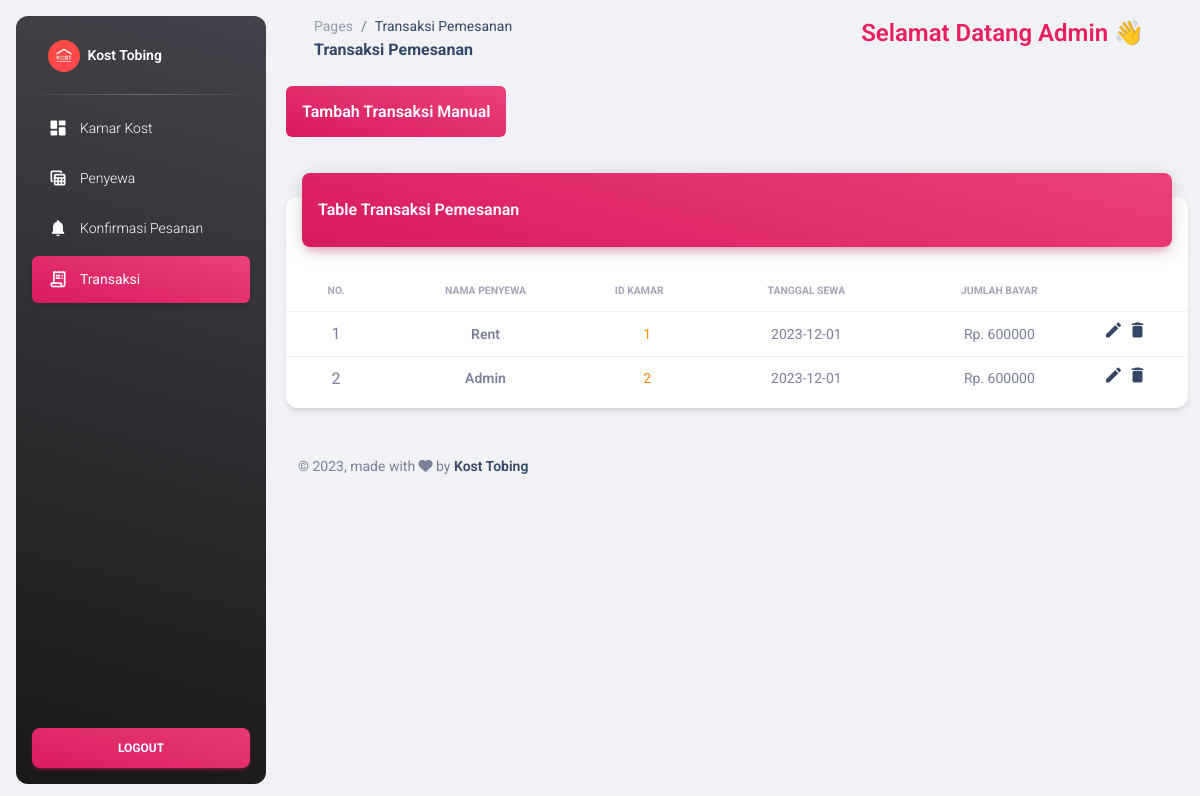
The app's page /admin/pages/transaksi.php (signed in) with its own data.
### tables this page shows
CREATE TABLE `transaksi` (
  `id_transaksi` int(11) NOT NULL,
  `id_penyewa` varchar(15) DEFAULT NULL,
  `id_kamar` int(11) DEFAULT NULL,
  `tanggal_pembayaran` date DEFAULT NULL,
  `jumlah_bayar` int(11) DEFAULT NULL
);

CREATE TABLE `penyewa` (
  `nik` varchar(15) NOT NULL,
  `nama` varchar(255) DEFAULT NULL,
  `alamat` varchar(255) DEFAULT NULL,
  `no_hp` varchar(20) DEFAULT NULL,
  `kode_sewa` varchar(20) DEFAULT NULL
);

### admin/pages/transaksi.php (the view, shortened to what this page needs)
<?php
require "functions/functions.php";
$query = "SELECT * FROM transaksi, penyewa WHERE transaksi.id_penyewa = penyewa.nik";
$hasil = $conn->query($query);
?>
<!DOCTYPE html>
<html lang="en">
<head>
    <link href="../assets/css/nucleo-icons.css" rel="stylesheet" />
    <link href="../assets/css/nucleo-svg.css" rel="stylesheet" />
    <link id="pagestyle" href="../assets/css/material-dashboard.css?v=3.1.0" rel="stylesheet" />
</head>
<body class="g-sidenav-show  bg-gray-200">
    <aside class="sidenav navbar navbar-vertical navbar-expand-xs border-0 border-radius-xl my-3 fixed-start ms-3   bg-gradient-dark" id="sidenav-main">
        <div class="sidenav-header">
            <a class="navbar-brand m-0" href=" https://demos.creative-tim.com/material-dashboard/pages/dashboard " target="_blank">
                <img src="../assets/img/logo-kost.jpg" class="navbar-brand-img h-100 rounded-circle" alt="main_logo">
                <span class="ms-1 font-weight-bold text-white">Kost Tobing</span>
            </a>
        </div>
        <hr class="horizontal light mt-0 mb-2">
        <div class="collapse navbar-collapse  w-auto " id="sidenav-collapse-main">
            <ul class="navbar-nav">
                <li class="nav-item">
                    <a class="nav-link text-white" href="kamar.php">
                        <div class="text-white text-center me-2 d-flex align-items-center justify-content-center">
                            <i class="material-icons opacity-10">dashboard</i>
                        </div>
                        <span class="nav-link-text ms-1">Kamar Kost</span>
                    </a>
                </li>
                <li class="nav-item">
                    <a class="nav-link text-white" href="penyewa.php">
                        <div class="text-white text-center me-2 d-flex align-items-center justify-content-center">
                            <i class="material-icons opacity-10">table_view</i>
                        </div>
                        <span class="nav-link-text ms-1">Penyewa</span>
                    </a>
                </li>
                <li class="nav-item">
                    <a class="nav-link text-white " href="konfirmasi.php">
                        <div class="text-white text-center me-2 d-flex align-items-center justify-content-center">
                            <i class="material-icons opacity-10">notifications</i>
                        </div>
                        <span class="nav-link-text ms-1">Konfirmasi Pesanan</span>
                    </a>
                </li>
                <li class="nav-item">
                    <a class="nav-link text-white active bg-gradient-primary" href="transaksi.php">
                        <div class="text-white text-center me-2 d-flex align-items-center justify-content-center">
                            <i class="material-icons opacity-10">receipt_long</i>
                        </div>
                        <span class="nav-link-text ms-1">Transaksi</span>
                    </a>
                </li>
            </ul>
        </div>
        <div class="sidenav-footer position-absolute w-100 bottom-0 ">
            <div class="mx-3">
                <a class="btn bg-gradient-primary w-100" href="logout.php" type="button" onclick=" return confirm ('Yakin ingin logout ?');">Logout</a>
            </div>
        </div>
    </aside>
    <main class="main-content position-relative max-height-vh-100 h-100 border-radius-lg ">
        <nav class="navbar navbar-main navbar-expand-lg px-0 mx-4 shadow-none border-radius-xl" id="navbarBlur" data-scroll="true">
            <div class="container-fluid py-1 px-3">
                <nav aria-label="breadcrumb">
                    <ol class="breadcrumb bg-transparent mb-0 pb-0 pt-1 px-0 me-sm-6 me-5">
                        <li class="breadcrumb-item text-sm"><a class="opacity-5 text-dark" href="javascript:;">Pages</a></li>
                        <li class="breadcrumb-item text-sm text-dark active" aria-current="page">Transaksi Pemesanan</li>
                    </ol>
                    <h6 class="font-weight-bolder mb-0">Transaksi Pemesanan</h6>
                </nav>
                <div class="collapse navbar-collapse mt-sm-0 mt-2 me-md-0 me-sm-4" id="navbar">
                    <div class="ms-md-auto pe-md-3 d-flex align-items-center">
                        <label class="form-label text-2xl text-bold text-primary">Selamat Datang Admin 👋</label>
                    </div>
                </div>
            </div>
        </nav>
        <div class="container-fluid py-4">
            <div class="row">
                <div class="mb-5">
                    <a href="functions/tambahtransaksi.php" class="p-3 rounded-2 bg-gradient-primary text-white text-bold">Tambah Transaksi Manual</a>
                </div>
                <div class="col-12">
                    <div class="card my-4">
                        <div class="card-header p-0 position-relative mt-n4 mx-3 z-index-2">
                            <div class="bg-gradient-primary shadow-primary border-radius-lg pt-4 pb-3">
                                <h6 class="text-white text-capitalize ps-3">Table Transaksi Pemesanan</h6>
                            </div>
                        </div>
                        <div class="card-body px-0 pb-2">
                            <div class="table-responsive p-0">
                                <table class="table align-items-center mb-0">
                                    <thead>
                                        <tr>
                                            <th class="text-center text-uppercase text-secondary text-xxs font-weight-bolder opacity-7">No.</th>
                                            <th class="text-center text-uppercase text-secondary text-xxs font-weight-bolder opacity-7">Nama Penyewa</th>
                                            <th class="text-center text-uppercase text-secondary text-xxs font-weight-bolder opacity-7 ps-2">ID Kamar</th>
                                            <th class="text-center text-uppercase text-secondary text-xxs font-weight-bolder opacity-7">Tanggal Sewa</th>
                                            <th class="text-center text-uppercase text-secondary text-xxs font-weight-bolder opacity-7">Jumlah Bayar</th>
                                            <th class="text-secondary opacity-7"></th>
                                        </tr>
                                    </thead>
                                    <tbody>
                                        <?php $nom = 1; ?>
                                        <?php while ($kost = $hasil->fetch_assoc()) :
                                        ?>
                                            <tr>
                                                <td class="text-center"><?= $nom++ ?></td>
                                                <td class="align-middle text-center text-sm text-bold"><?= $kost['nama'] ?></td>
                                                <td class="align-middle text-center text-sm text-warning"><?= $kost['id_kamar'] ?></td>
                                                <td class="align-middle text-center text-sm"><?= $kost['tanggal_pembayaran'] ?></td>
                                                <td class="align-middle text-center text-sm">Rp. <?= $kost['jumlah_bayar'] ?></td>
                                                <td class="align-middle">
                                                    <a href="functions/edittransaksi.php?id=<?= $kost['id_transaksi'] ?>"><i class="material-icons">edit</i></a>
                                                    <a href="functions/hapustransaksi.php?id=<?= $kost['id_transaksi'] ?>&kamar=<?= $kost['id_kamar'] ?>"><i class=" material-icons" onclick=" return confirm ('Apakah Anda Yakin Ingin Menghapus data Ini ?');">delete</i></a>
                                                </td>
                                            </tr>
                                        <?php endwhile;
                                        ?>
                                    </tbody>
                                </table>
                            </div>
                        </div>
                    </div>
                </div>
            </div>
            <footer class="footer py-4  ">
                <div class="container-fluid">
                    <div class="row align-items-center justify-content-lg-between">
                        <div class="col-lg-6 mb-lg-0 mb-4">
                            <div class="copyright text-center text-sm text-muted text-lg-start">
                                © ,
                                made with <i class="fa fa-heart"></i> by
                                <a href="" class="font-weight-bold" target="_blank">Kost Tobing</a>
                            </div>
                        </div>
                    </div>
                </div>
            </footer>
        </div>
    </main>
</body>
</html>

### records on screen
transaksi: id_penyewa.nama "Rent", id_kamar "1", tanggal_pembayaran "2023-12-01", jumlah_bayar "600000"
transaksi: id_penyewa.nama "Admin", id_kamar "2", tanggal_pembayaran "2023-12-01", jumlah_bayar "600000"
